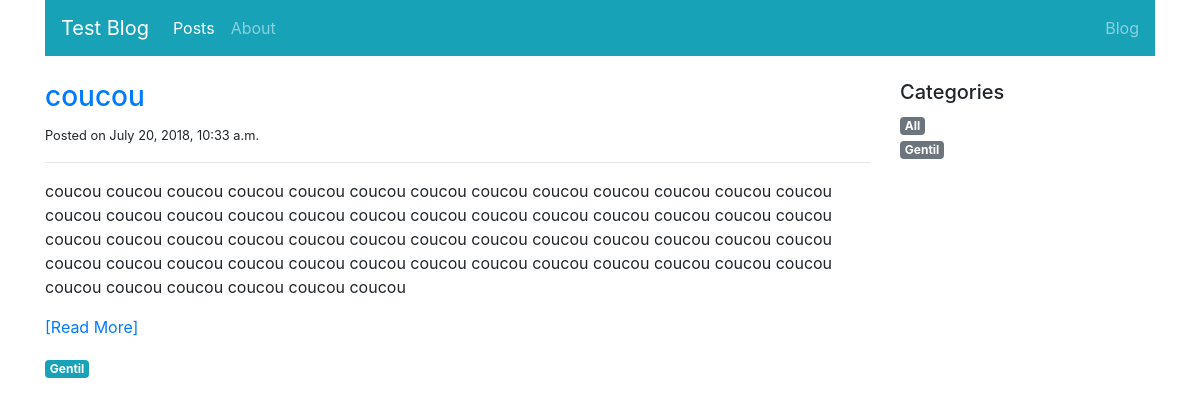
The page /blog/posts/ on the database as committed earlier.
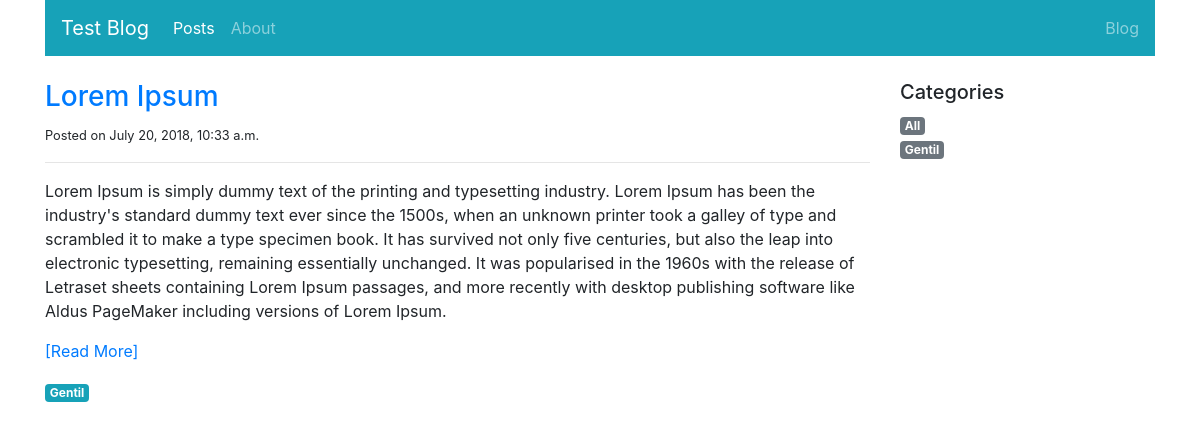
The same page on the database as committed later.
### blog/models.py (models this page shows, shortened)
class Post(models.Model):
    title = models.CharField(max_length=100)
    category = models.ForeignKey('PostCategory',
                                 null=True,
                                 blank=True,
                                 on_delete=models.DO_NOTHING)
    published = models.BooleanField(default=False)
    text = models.TextField(blank=True)
    created_at = models.DateTimeField(auto_now_add=True)

class PostCategory(models.Model):
    name = models.CharField(max_length=50)
    def slug(self):
        return slugify(self.name)

### blog/views.py (the view)
# urls.py: path('posts/', views.post_list, name='home'),
def post_list(request, category_name=model_helpers.post_category_all.slug()):
    categories = model_helpers.get_categories()
    category, posts = model_helpers.get_category_and_posts(category_name)
    context = {
        'navigation_items': navigation.navigation_items(navigation.NAV_POSTS),
        'category': category,
        'categories': categories,
        'posts': posts,
    }
    return render(request, 'blog/post_list.html', context)

### blog/model_helpers.py (called while the page is built, shortened)
def get_category_and_posts(category_name):
    posts = Post.objects.filter(published=True)
    if category_name == post_category_all.slug():
        category = PostCategory(name=category_name)
    posts = posts.order_by('-created_at')
    return category, posts

def get_categories():
    categories = list(PostCategory.objects.all().order_by('name'))
    categories.insert(0, post_category_all)
    return categories

### blog/navigation.py (called while the page is built)
def navigation_items(selected_item):
    items = []
    for name, url in NAV_ITEMS:
        items.append({
            'name': name,
            'url': url,
            'active': True if selected_item == name else False
        })
    return items

### blog/templates/blog/post_list.html (shortened to what this page needs)
{% extends 'base.html' %}
{% block content %}
<div class="col-sm-9">
    {% for post in posts %}
    <div class="mb-4">
        <h3><a href="{% url 'post-detail' post.pk %}">{{ post.title }}</a></h3>
        <small>Posted on {{ post.created_at }}</small>
        <hr>
        <p class="text-muted">
            {{ post.text|linebreaks|safe|truncatewords:100 }}
            <a href="{% url 'post-detail' post.pk %}">[Read More]</a>
        </p>
        <a href="{% url 'post-list' post.category.slug %}"
           class="badge badge-info">{{ post.category.name|capfirst }}</a>
    </div>
    {% endfor %}
</div>
<div class="col-sm-3">
    <h5>Categories</h5>
    <ul class="list-unstyled">
        {% for cat in categories %}
        <li>
            <a href="{% url 'post-list' cat.slug %}"
               class="badge badge-secondary">{{ cat.name|capfirst }}</a>
        </li>
        {% endfor %}
    </ul>
</div>
{% endblock content %}

### templates/base.html (shortened to what this page needs)
<!DOCTYPE html>
{% load static %}
<html lang="en">
<head>
    <link rel="stylesheet" href="{% static 'css/bootstrap.min.css' %}">
</head>
<body>
<div class="container">
    <nav class="navbar sticky-top navbar-expand-md navbar-dark bg-info">
        <a class="navbar-brand" href="{% url 'home' %}"> Test Blog</a>
        <div class="collapse navbar-collapse" id="navbar">
            <ul class="navbar-nav mr-auto">
                {% for item in navigation_items %}
                <li class="nav-item {% if item.active %}active{% endif %}">
                    <a class="nav-link" href="{{ item.url }}">{{ item.name }}</a>
                </li>
                {% endfor %}
            </ul>
        </div>
        <span class="navbar-text">Blog</span>
    </nav>
    <div class="row mt-4">
        {% block content %}{% endblock %}
    </div>
</div>
</body>
</html>

Rows that differ between the two databases and show on the page:
changed Post "Gentil": title "coucou" → "Lorem Ipsum"; text "coucou coucou coucou coucou coucou coucou coucou coucou coucou coucou coucou coucou coucou coucou coucou coucou coucou coucou coucou coucou coucou coucou coucou coucou coucou coucou coucou coucou coucou coucou coucou coucou coucou coucou coucou coucou coucou coucou coucou coucou coucou coucou coucou coucou coucou coucou coucou coucou coucou coucou coucou coucou coucou coucou coucou coucou coucou coucou" → "Lorem Ipsum is simply dummy text of the printing and typesetting industry. Lorem Ipsum has been the industry's standard dummy text ever since the 1500s, when an unknown printer took a galley of type and scrambled it to make a type specimen book. It has survived not only five centuries, but also the leap into electronic typesetting, remaining essentially unchanged. It was popularised in the 1960s with the release of Letraset sheets containing Lorem Ipsum passages, and more recently with desktop publishing software like Aldus PageMaker including versions of Lorem Ipsum."
